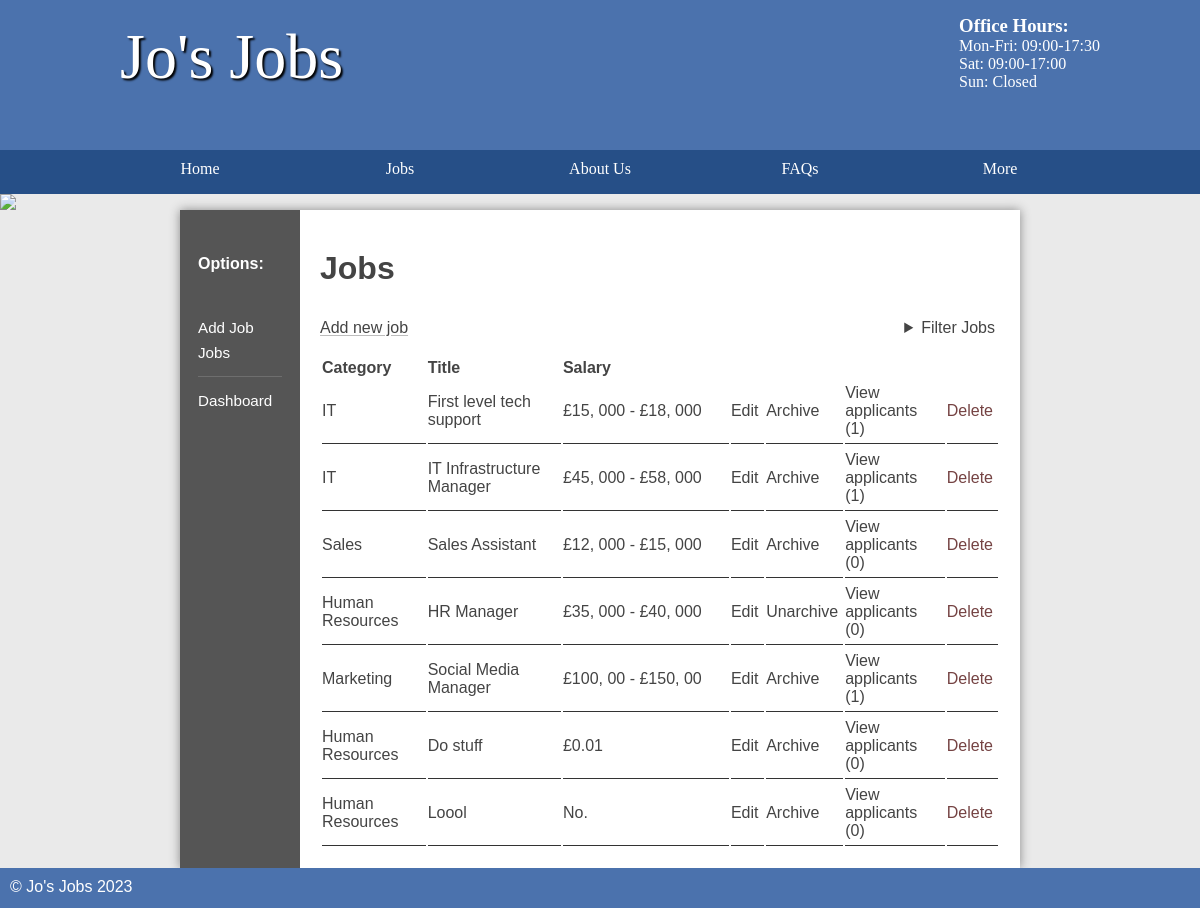
Before: /jobs/public/index.php (signed in) with the older database file.
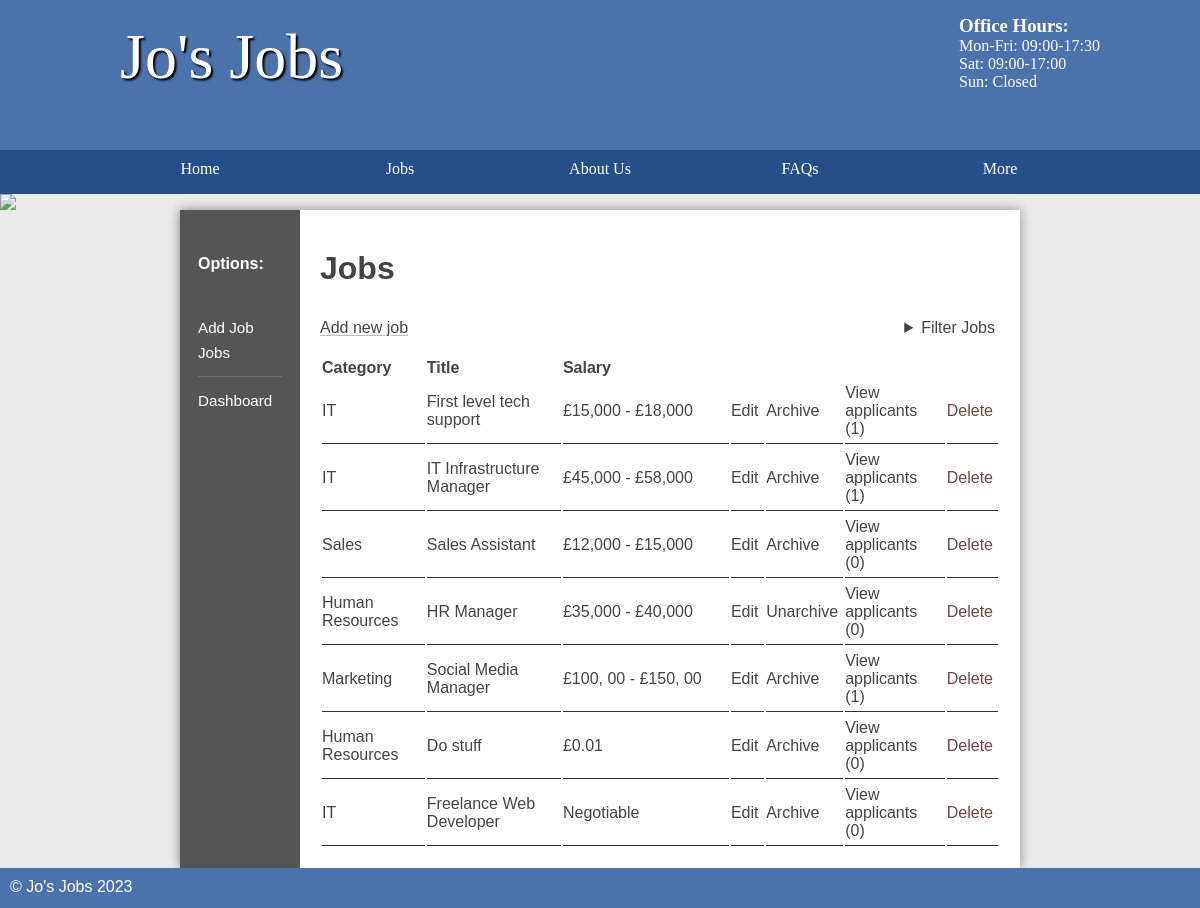
After: the same page with the newer database file.
### tables this page shows
CREATE TABLE `job` (
  `id` int(11) NOT NULL AUTO_INCREMENT,
  `title` varchar(45) DEFAULT NULL,
  `description` longblob DEFAULT NULL,
  `salary` varchar(45) DEFAULT NULL,
  `closingDate` date DEFAULT NULL,
  `categoryId` int(11) DEFAULT NULL,
  `location` varchar(255) DEFAULT NULL,
  `archived` tinyint(1) DEFAULT 0,
  `accountId` int(11) DEFAULT NULL,
  PRIMARY KEY (`id`)
);

CREATE TABLE `category` (
  `id` int(11) NOT NULL AUTO_INCREMENT,
  `name` varchar(45) DEFAULT NULL,
  PRIMARY KEY (`id`)
);

### jobs/classes/Page.php (called while the page is built, shortened)
<?php
class Page {
    public Database $db;
    public function __construct(Database $db) {
        $this->db = $db;
    }
    public function userInfo(): array|null {
        return $this->db->account->select(['id' => $_SESSION['loggedIn']]);
    }
    public function param(string $name, $required = false): string|null {
        $param = $_GET[$name] ?? $_POST[$name] ?? null;
        return $param;
    }
    public function createHead(string $title) {
        $this->renderTemplate('topsection', compact('title'));
    }
    public function renderTemplate(string $template, array $data = []) {
        extract($data);
        require "../templates/$template.html.php";
    }
    public function renderPage(string $page, string $title = null, array $data = []) {
        $this->createHead(ucwords(str_replace('/', ' ', $title ?? $page)));
        extract($data);
        require "../pages/$page.php";
    }
}

### jobs/controllers/Jobs.php (called while the page is built, shortened)
<?php
class Jobs extends Page {
    protected $subpage;
    protected $adminPage;
    public function __construct(Database $db, array $uriSegment) {
        $this->uriSegments = $uriSegment;
        $this->adminPage = $this->uriSegments[1] == 'admin';
        $this->subpage = $this->uriSegments[$this->adminPage ? 3 : 2] ?? '';
        $this->dispatchMethod();
    }
    protected function dispatchMethod() {
        $jobId = $this->param('id');
        $this->jobsPage($jobId);
    }
    public function jobsPage($jobId) {
        $location = $this->param('location');
        $categoryId = $this->param('categoryId');
        if ($this->adminPage) {
            $user = $this->userInfo();
            $binds = [];
            if ($categoryId)
                $binds = $user['isAdmin'] ? ['categoryId' => $categoryId] : ['categoryId' => $categoryId, 'AND', 'accountId' => $user['id']];
            else
                $binds = $user['isAdmin'] ? [] : ['accountId' => $user['id']];
            $jobs = $this->db->job->search(['location' => $location ? "%$location%" : "%"], $binds);
            return $this->renderPage('admin/jobs', 'Jobs', [
                'jobs' => $jobs,
                'jobId' => $jobId,
                'subpage' => $this->subpage
            ]);
        }
    }
    public function leftSection($jobId) {
        $this->renderTemplate('leftsection-staff-jobs', [
            'jobId' => $jobId,
            'subpage' => $this->subpage,
        ]);
    }
}

### jobs/controllers/Admin.php (called while the page is built, shortened)
<?php
class Admin extends Page {
    protected $uriSegments;
    protected $subpage;
    public function __construct(Database $db) {
        $this->uriSegments = explode('/', explode('?', $_SERVER['REQUEST_URI'])[0]);
        $this->subpage = $this->uriSegments[2] ?? '';
        $this->dispatchMethod();
    }
    protected function dispatchMethod() {
        $class = '\\Controllers\\' . ucfirst($this->subpage);
        if (class_exists($class))
            return new $class($this->db, $this->uriSegments);
    }
}

### jobs/classes/EntryPoint.php (called while the page is built, shortened)
<?php
class EntryPoint {
    public Database $db;
    public array $uriSegments;
    public function __construct(Database $db = null) {
        $this->db = $db ?? new Database('student', 'student', 'job');
        $this->uriSegments = explode('/', explode('?', $_SERVER['REQUEST_URI'])[0]);;
    }
    public function run() {
        $location = $this->uriSegments[1] ?? '';
        $controllerPath = '\\Controllers\\' . ucfirst($location);
        if (!class_exists($controllerPath))
            $controller = new \Controllers\Home($this->db);
        else {
            $controller = new $controller($this->db, $this->uriSegments);
        }
        include '../templates/footer.html.php';
    }
}

### jobs/public/index.php (called while the page is built, shortened)
<?php
spl_autoload_register(function ($className) {
	$classPath = str_replace('\\', '/', '../' . lcfirst($className)) . '.php';
});
$entryPoint = new Classes\EntryPoint();
$entryPoint->run();

### jobs/classes/Database.php (called while the page is built, shortened)
<?php
class Database extends stdClass {
    public function __construct($user, $password, $dbname, $host = "mysql") {
        $this->pdo = new PDO("mysql:host=$host;dbname=$dbname", $user, $password);
    }
    public function __get($name) {
        return $this->$name;
    }
}

### jobs/classes/Table.php (called while the page is built, shortened)
<?php
class Table {
    private $pdo;
    private $table;
    public function __construct($pdoInstance, $table) {
        $this->pdo = $pdoInstance;
        $this->table = $table;
    }
    public function select(array|string $binds = [], array|string $items = '*') {
        return $this->selector($binds, $items)->fetch();
    }
    public function search(array $binds, array $additionalBinds = []) {
        $query = "SELECT * FROM $this->table WHERE ";
        foreach ($binds as $key => $value)
            $query .= "$key LIKE :$key AND ";
        $query = substr($query, 0, -5);
        $query = $this->combine($additionalBinds, $query, 'AND');
        $statement = $this->bind($binds, $query, $additionalBinds);
        $statement->execute();
        return $statement->fetchAll();
    }
    private function combine($binds, $query, $keyword, $debugMode = false): string {
        if (is_string($binds))
            $query .= " $binds ";
        else if (!empty($binds)) {
            $query .= " $keyword ";
            foreach ($binds as $key => $value)
                $query .= is_int($key) ? " $value " : " $key = :$key ";
        }
        return $query;
    }
    private function bindAndExecute($binds, $query, $values = [], $keyword = 'WHERE', $debugMode = false) {
        $query = $this->combine($binds, $query, $keyword, $debugMode);
        $statement = $this->pdo->prepare($query);
        if (is_array($binds))
            foreach ($binds as $key => $value)
                if (!is_int($key))
                    $statement->bindValue($key, $value);
        $statement->execute();
        return $statement;
    }
    private function selector($binds, $items) {
        $query = "SELECT ";
        $query .= "$items FROM $this->table";
        $statement = $this->bindAndExecute($binds, $query);
        return $statement;
    }
    private function bind($binds, $query, $additionalBinds = []){
        $statement = $this->pdo->prepare($query);
        foreach ($binds as $key => $value)
            $statement->bindValue($key, $value);
        return $statement;
    }
}

### jobs/pages/admin/jobs.php (the view)
<main class="sidebar">
	<?php $this->leftSection($jobId, $subpage); ?>
	<section class="right">
		<h2>Jobs</h2>
		<div class="tablemenu">
			<a class="new" href="/admin/jobs/modify">Add new job</a>
			<?php $this->renderTemplate('jobfilter'); ?>
		</div>
		<table>
			<thead>
				<tr>
					<th>Category</th>
					<th>Title</th>
					<th style="width: 25%">Salary</th>
					<th style="width: 5%">&nbsp;</th>
					<th style="width: 5%">&nbsp;</th>
					<th style="width: 15%">&nbsp;</th>
					<th style="width: 5%">&nbsp;</th>
				</tr>
			</thead>
			<tbody>
				<?php
				foreach ($jobs as $job) {
					$applicantCount = $this->db->applicant->select(['jobId' => $job['id']], 'count(*) as count');
					$category = $this->db->category->select(['id' => $job['categoryId']]);
				?>
					<tr>
						<td><?= $category['name'] ?></td>
						<td><?= $job['title'] ?></td>
						<td><?= is_numeric(substr($job['salary'], 0, 1)) ? '£' . $job['salary'] : $job['salary'] ?></td>
						<td><a href="/admin/jobs/modify?id=<?= $job['id'] ?>">Edit</a></td>
						<?php if ($job['archived']) { ?>
							<td><a href="?action=unarchive&id=<?= $job['id'] ?>">Unarchive</a></td>
						<?php } else { ?>
							<td><a href="?action=archive&id=<?= $job['id'] ?>">Archive</a></td>
						<?php } ?>
						<td><a style="float: right" href="/admin/jobs/applicants?id=<?= $job['id'] ?>">View applicants (<?= $applicantCount['count'] ?>)</a></td>
						<td><a style="float: right" href="?action=delete&id=<?= $job['id'] ?>" class="link delete" data-confirm="Are you sure you want to delete this job?">Delete</a></td>
					</tr>
				<?php } ?>
			</tbody>
		</table>
	</section>
</main>

### jobs/templates/topsection.html.php (shortened to what this page needs)
<!DOCTYPE html>
<html>
<head>
    <link rel="stylesheet" href="/static/styles.css" />
</head>
<header>
    <section>
        <aside>
            <h3>Office Hours:</h3>
            <p>Mon-Fri: 09:00-17:30</p>
            <p>Sat: 09:00-17:00</p>
            <p>Sun: Closed</p>
        </aside>
        <h1>Jo's Jobs</h1>
    </section>
</header>
<nav>
    <ul>
        <li><a href="/">Home</a></li>
        <li>
            <a href="/jobs">Jobs</a>
            <div class="menudropdown">
                <section>
                    <h3>Category</h3>
                </section>
                <section>
                    <h3>Location</h3>
                </section>
            </div>
        </li>
        <li><a href="/about">About Us</a></li>
        <li><a href="/faqs">FAQs</a></li>
        <li>
            <a>More</a>
        </li>
    </ul>
</nav>
<img src="/images/randombanner.php" />

### jobs/templates/leftsection-staff-jobs.html.php (shortened to what this page needs)
<section class="left">
    <h3>Options:</h3>
    <ul>
        <li><a href="/admin/jobs/modify" class="<?= $subpage == 'modify' && !$jobId ? 'current' : '' ?>">Add Job</a></li>
        <li><a href="/admin/jobs" class="<?= !$subpage ? 'current' : '' ?>">Jobs</a></li>
        <hr>
        <li><a href="/admin">Dashboard</a></li>
    </ul>
</section>

### jobs/templates/jobfilter.html.php (shortened to what this page needs)
<details class="filter">
    <summary>Filter Jobs</summary>
</details>

### jobs/templates/footer.html.php
<footer>
    &copy; Jo's Jobs <?= date('Y'); ?>
</footer>

### jobs/public/static/styles.css (style rules this page uses)
* { margin: 0; padding: 0; box-sizing: border-box; }
html { font-family: 'Oxygen-Regular', verdana, sans-serif; }
header { background-color: #4b72ad; color: white; height: 200px; height: 150px; }
header p { margin-bottom: auto; }
header aside { float: right; margin-top: 15px; }
header section { width: 1000px; display: block; margin: auto; }
header h1 { float: left; margin-left: 20px; }
nav { width: 100%; background-color: #264f87; overflow: auto; }
body>img { width: 100%; display: block; }
nav ul { width: 1000px; margin: auto; display: flex; list-style-type: none; }
nav ul li { width: 25%; float: left; overflow: auto; text-align: center; }
nav li { color: white; padding-top: 10px; display: block; }
nav li a { color: white; text-decoration: none }
a:not([href]) { cursor: default; }
main :is(section.left h3, ul) { margin-left: 3em; margin-left: 10%; margin: 0; }
main :is(section.left h3, section.left:not(.categories) ul > li > a, section.left.categories ul > li) { padding-left: 15%; padding-top: 4px; padding-bottom: 4px; }
main section.left h3 { font-size: inherit; margin-top: 1em; margin-bottom: 2em; }
main section.left ul>li { margin-bottom: .5em; }
main a { color: #333; }
nav { font-family: 'Oxygen-Regular'; }
header section { display: block; font-family: 'Oxygen-Regular', cursive; }
header h1 { font-weight: normal; }
h1 { font-size: 4em; color: white; text-align: center; padding-top: 20px; text-shadow: 2px 2px 2px #000; }
main { min-height: 50vh; background-color: #fff; width: 70vw; display: table; margin: auto; box-shadow: 0px 0px 10px #888; color: #444; }
footer { min-height: 5vh; color: white; }
main h2 { font-size: 2em; margin-top: 20px; }
p, li, h2 { margin-bottom: 1em; }
footer { background-color: #4b72ad; padding: 10px; color: white; }
.left ul { list-style-type: none }
section a { color: #444; }
table { width: 100%; margin-top: 20px; }
td { padding: 5px; border-bottom: 1px solid #333; }
.stock, .sidebar { display: table; }
.stock>ul, .sidebar .left { width: 10vw; list-style-type: none; display: table-cell; background-color: #555; margin: 0; }
.sidebar .left ul>li { font-size: 95%; }
.stock .products, .sidebar .right { display: table-cell; padding: 20px; }
.stock>ul a, .sidebar .left :is(h3, a) { text-decoration: none; }
.stock>ul a, .sidebar .left :is(h3, a:not(.current)) { color: white; }
.sidebar .left h3 { position: relative; transform: translateY(-10px); }
.right { padding: 20px; }
thead th { text-align: left; }
table td { padding-left: 0; }
.link.delete { color: #573232; color: #754343; }
.link { all: unset; cursor: pointer; }
:is(section a, .link) { text-decoration: underline #44444447; text-decoration: underline #44444459; text-underline-offset: 2px; transition: text-decoration-color, color 0.2s; }
table td :is(a, .link) { text-decoration: none; }
.tablemenu, .tablemenu>details { display: flex; justify-content: space-between; }
.tablemenu>details>summary { margin-right: 5px; }
.menudropdown, li>details>summary+div { max-height: 400px; position: absolute; overflow: hidden; background-color: #264f87; transition: max-height .5s; display: flex; padding: 0 3em 1em 3em; gap: 30px; }
.menudropdown h3 { float: none; text-align: left; width: auto; padding-bottom: 5px; font-size: 80%; opacity: .4; padding-top: 15px; padding-bottom: 1em; }
.menudropdown>section>h3 { margin: 10px 0; }
details>summary { cursor: pointer; }
.left ul hr { border: none; margin: 15px 15% 15px 15%; background: #fff; height: 1px; opacity: .15; }

Changed rows visible on the page:
removed job: categoryId.name "Human Resources", title "Loool", salary "No.", count "0"
changed job "First level tech support": salary "£15, 000 - £18, 000" → "£15,000 - £18,000"
changed job "IT Infrastructure Manager": salary "£45, 000 - £58, 000" → "£45,000 - £58,000"
changed job "Sales Assistant": salary "£12, 000 - £15, 000" → "£12,000 - £15,000"
changed job "HR Manager": salary "£35, 000 - £40, 000" → "£35,000 - £40,000"
added job: categoryId.name "IT", title "Freelance Web Developer", salary "Negotiable", count "0"
